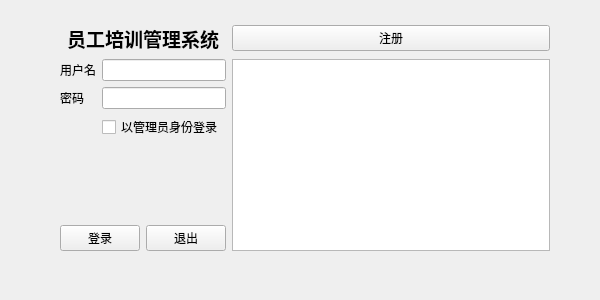
<?xml version="1.0" encoding="UTF-8"?>
<ui version="4.0">
 <class>Form</class>
 <widget class="QWidget" name="Form">
  <property name="geometry">
   <rect>
    <x>0</x>
    <y>0</y>
    <width>600</width>
    <height>300</height>
   </rect>
  </property>
  <property name="minimumSize">
   <size>
    <width>600</width>
    <height>300</height>
   </size>
  </property>
  <property name="maximumSize">
   <size>
    <width>600</width>
    <height>300</height>
   </size>
  </property>
  <property name="windowTitle">
   <string>Form</string>
  </property>
  <widget class="QWidget" name="layoutWidget">
   <property name="geometry">
    <rect>
     <x>60</x>
     <y>24</y>
     <width>490</width>
     <height>227</height>
    </rect>
   </property>
   <layout class="QGridLayout" name="gridLayout">
    <item row="0" column="0" colspan="2">
     <widget class="QLabel" name="label_3">
      <property name="text">
       <string>&lt;html&gt;&lt;head/&gt;&lt;body&gt;&lt;p align=&quot;center&quot;&gt;&lt;span style=&quot; font-size:14pt; font-weight:600;&quot;&gt;员工培训管理系统&lt;/span&gt;&lt;/p&gt;&lt;/body&gt;&lt;/html&gt;</string>
      </property>
     </widget>
    </item>
    <item row="1" column="0" colspan="2">
     <layout class="QFormLayout" name="formLayout">
      <item row="0" column="0">
       <widget class="QLabel" name="label">
        <property name="text">
         <string>用户名</string>
        </property>
       </widget>
      </item>
      <item row="0" column="1">
       <widget class="QLineEdit" name="user_lineEdit"/>
      </item>
      <item row="1" column="0">
       <widget class="QLabel" name="label_2">
        <property name="text">
         <string>密码</string>
        </property>
       </widget>
      </item>
      <item row="1" column="1">
       <widget class="QLineEdit" name="pwd_lineEdit"/>
      </item>
      <item row="2" column="1">
       <widget class="QCheckBox" name="checkBox">
        <property name="text">
         <string>以管理员身份登录</string>
        </property>
       </widget>
      </item>
     </layout>
    </item>
    <item row="1" column="2" rowspan="2">
     <widget class="QTextBrowser" name="user_textBrowser">
      <property name="maximumSize">
       <size>
        <width>16777215</width>
        <height>16777215</height>
       </size>
      </property>
     </widget>
    </item>
    <item row="2" column="0">
     <widget class="QPushButton" name="login_Button">
      <property name="text">
       <string>登录</string>
      </property>
     </widget>
    </item>
    <item row="2" column="1">
     <widget class="QPushButton" name="cancel_Button">
      <property name="text">
       <string>退出</string>
      </property>
     </widget>
    </item>
    <item row="0" column="2">
     <widget class="QPushButton" name="register_Button">
      <property name="text">
       <string>注册</string>
      </property>
     </widget>
    </item>
   </layout>
  </widget>
 </widget>
 <resources/>
 <connections/>
</ui>
